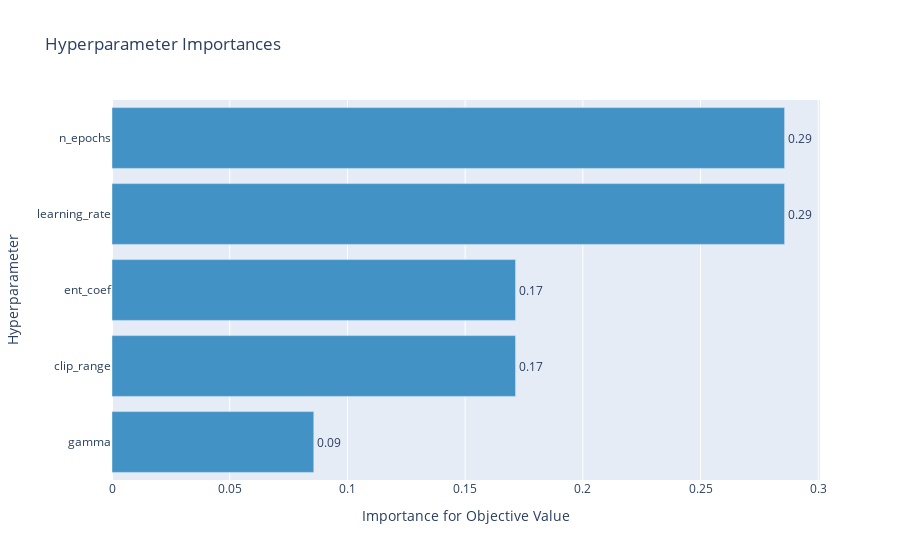

Write notebook code for a chart like this one.
### Code cell
fig = plot_param_importances(study)
fig.show()
fig.write_image(f"images/{studyname}_param_importances.png")
fig.write_image(f"images/{studyname}_param_importances.eps")

### Figure 1 — Plotly figure (JSON) as saved in the notebook; plotly's stock layout.template omitted (floating-point values rounded to 4 significant figures)
{"data": [{"cliponaxis": false, "hovertemplate": ["gamma (FloatDistribution): 0.08571428571428573<extra></extra>", "clip_range (FloatDistribution): 0.17142857142857146<extra></extra>", "ent_coef (FloatDistribution): 0.17142857142857146<extra></extra>", "learning_rate (FloatDistribution): 0.2857142857142856<extra></extra>", "n_epochs (IntDistribution): 0.28571428571428575<extra></extra>"], "marker": {"color": "rgb(66,146,198)"}, "orientation": "h", "text": ["0.09", "0.17", "0.17", "0.29", "0.29"], "textposition": "outside", "type": "bar", "x": [0.08571, 0.1714, 0.1714, 0.2857, 0.2857], "y": ["gamma", "clip_range", "ent_coef", "learning_rate", "n_epochs"]}], "layout": {"showlegend": false, "title": {"text": "Hyperparameter Importances"}, "xaxis": {"title": {"text": "Importance for Objective Value"}}, "yaxis": {"title": {"text": "Hyperparameter"}}}}
